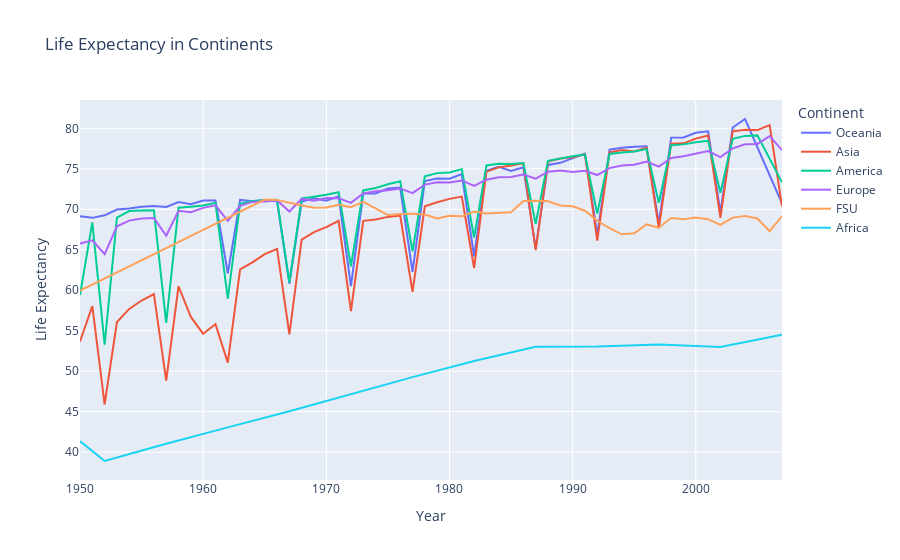

The cell this chart's notebook holds for it:
### Markdown cell above
Weird graphic.

### Code cell
fig = px.line((df.groupby(by = ['continente', 'year'], as_index = False).mean().
                sort_values('year', ascending = False, ignore_index = True)
                [['year', 'lifeExp', 'continente']]), 
            x="year", y="lifeExp", color = 'continente', title='Life Expectancy in Continents', 
            labels = {'lifeExp' : 'Life Expectancy', 'year' : 'Year', 'continente' : 'Continent'})
fig.show()

### Figure 1 — Plotly figure (JSON) as saved in the notebook; plotly's stock layout.template omitted (floating-point values rounded to 4 significant figures)
{"data": [{"hovertemplate": "Continent=Oceania<br>Year=%{x}<br>Life Expectancy=%{y}<extra></extra>", "legendgroup": "Oceania", "line": {"color": "#636efa", "dash": "solid"}, "marker": {"symbol": "circle"}, "mode": "lines", "name": "Oceania", "orientation": "v", "showlegend": true, "type": "scatter", "x": [2007, 2004, 2003, 2002, 2001, 2000, 1999, 1998, 1997, 1996, 1995, 1994, 1993, 1992, 1991, 1990, 1989, 1988, 1987, 1986, 1985, 1984, 1983, 1982, 1981, 1980, 1979, 1978, 1977, 1976, 1975, 1974, 1973, 1972, 1971, 1970, 1969, 1968, 1967, 1966, 1965, 1964, 1963, 1962, 1961, 1960, 1959, 1958, 1957, 1956, 1955, 1954, 1953, 1952, 1951, 1950], "xaxis": "x", "y": [70.73, 81.15, 80.09, 69.62, 79.63, 79.44, 78.86, 78.85, 68.26, 77.77, 77.72, 77.58, 77.36, 66.88, 76.88, 76.31, 75.73, 75.48, 65.14, 75.19, 74.72, 75.25, 74.75, 64.2, 74.35, 73.78, 73.8, 73.5, 62.25, 72.67, 72.56, 71.94, 71.94, 60.5, 71.59, 71.07, 71.34, 70.96, 60.83, 70.98, 71.13, 71, 71.15, 62.09, 71.07, 71.08, 70.62, 70.88, 70.3, 70.39, 70.33, 70.1, 69.97, 69.25, 68.94, 69.16], "yaxis": "y"}, {"hovertemplate": "Continent=Asia<br>Year=%{x}<br>Life Expectancy=%{y}<extra></extra>", "legendgroup": "Asia", "line": {"color": "#EF553B", "dash": "solid"}, "marker": {"symbol": "circle"}, "mode": "lines", "name": "Asia", "orientation": "v", "showlegend": true, "type": "scatter", "x": [2007, 2006, 2005, 2004, 2003, 2002, 2001, 2000, 1999, 1998, 1997, 1996, 1995, 1994, 1993, 1992, 1991, 1990, 1989, 1988, 1987, 1986, 1985, 1984, 1983, 1982, 1981, 1980, 1979, 1978, 1977, 1976, 1975, 1974, 1973, 1972, 1971, 1970, 1969, 1968, 1967, 1966, 1965, 1964, 1963, 1962, 1961, 1960, 1959, 1958, 1957, 1956, 1955, 1954, 1953, 1952, 1951, 1950], "xaxis": "x", "y": [70.36, 80.38, 79.78, 79.83, 79.63, 68.94, 79.1, 78.73, 78.14, 78.11, 67.66, 77.59, 77.15, 77.31, 77.03, 66.13, 76.8, 76.42, 76.27, 75.89, 64.97, 75.69, 75.41, 75.18, 74.65, 62.74, 71.57, 71.28, 70.87, 70.37, 59.81, 69.23, 69.06, 68.74, 68.57, 57.44, 68.58, 67.8, 67.18, 66.25, 54.56, 65.11, 64.46, 63.43, 62.57, 51.06, 55.82, 54.61, 56.7, 60.49, 48.84, 59.53, 58.73, 57.69, 56.08, 45.92, 58.05, 53.67], "yaxis": "y"}, {"hovertemplate": "Continent=America<br>Year=%{x}<br>Life Expectancy=%{y}<extra></extra>", "legendgroup": "America", "line": {"color": "#00cc96", "dash": "solid"}, "marker": {"symbol": "circle"}, "mode": "lines", "name": "America", "orientation": "v", "showlegend": true, "type": "scatter", "x": [2007, 2005, 2004, 2003, 2002, 2001, 2000, 1999, 1998, 1997, 1996, 1995, 1994, 1993, 1992, 1991, 1990, 1989, 1988, 1987, 1986, 1985, 1984, 1983, 1982, 1981, 1980, 1979, 1978, 1977, 1976, 1975, 1974, 1973, 1972, 1971, 1970, 1969, 1968, 1967, 1966, 1965, 1964, 1963, 1962, 1961, 1960, 1959, 1958, 1957, 1956, 1955, 1954, 1953, 1952, 1951, 1950], "xaxis": "x", "y": [73.32, 79.12, 79.06, 78.71, 72.05, 78.45, 78.28, 78.02, 77.91, 70.79, 77.43, 77.12, 77.02, 76.84, 69.46, 76.75, 76.56, 76.26, 75.98, 68.18, 75.72, 75.6, 75.62, 75.42, 66.49, 74.95, 74.53, 74.47, 74.06, 64.8, 73.45, 73.09, 72.63, 72.33, 62.97, 72.11, 71.78, 71.56, 71.36, 60.97, 71.18, 71.1, 71.01, 70.68, 58.97, 70.79, 70.47, 70.32, 70.19, 55.96, 69.88, 69.84, 69.78, 68.96, 53.28, 68.38, 59.41], "yaxis": "y"}, {"hovertemplate": "Continent=Europe<br>Year=%{x}<br>Life Expectancy=%{y}<extra></extra>", "legendgroup": "Europe", "line": {"color": "#ab63fa", "dash": "solid"}, "marker": {"symbol": "circle"}, "mode": "lines", "name": "Europe", "orientation": "v", "showlegend": true, "type": "scatter", "x": [2007, 2006, 2005, 2004, 2003, 2002, 2001, 2000, 1999, 1998, 1997, 1996, 1995, 1994, 1993, 1992, 1991, 1990, 1989, 1988, 1987, 1986, 1985, 1984, 1983, 1982, 1981, 1980, 1979, 1978, 1977, 1976, 1975, 1974, 1973, 1972, 1971, 1970, 1969, 1968, 1967, 1966, 1965, 1964, 1963, 1962, 1961, 1960, 1959, 1958, 1957, 1956, 1955, 1954, 1953, 1952, 1951, 1950], "xaxis": "x", "y": [77.3, 79.04, 78.07, 78.03, 77.53, 76.45, 77.19, 76.87, 76.56, 76.34, 75.26, 75.9, 75.5, 75.39, 75.09, 74.23, 74.75, 74.6, 74.8, 74.64, 73.78, 74.3, 74.0, 73.95, 73.66, 72.89, 73.56, 73.32, 73.34, 73.04, 71.99, 72.57, 72.35, 72.24, 71.96, 70.79, 71.37, 71.4, 71.06, 71.3, 69.73, 71.12, 70.95, 70.91, 70.43, 68.55, 70.49, 70.17, 69.65, 69.82, 66.73, 68.92, 68.87, 68.6, 67.89, 64.46, 66.16, 65.76], "yaxis": "y"}, {"hovertemplate": "Continent=FSU<br>Year=%{x}<br>Life Expectancy=%{y}<extra></extra>", "legendgroup": "FSU", "line": {"color": "#FFA15A", "dash": "solid"}, "marker": {"symbol": "circle"}, "mode": "lines", "name": "FSU", "orientation": "v", "showlegend": true, "type": "scatter", "x": [2007, 2006, 2005, 2004, 2003, 2002, 2001, 2000, 1999, 1998, 1997, 1996, 1995, 1994, 1993, 1992, 1991, 1990, 1989, 1988, 1987, 1986, 1985, 1984, 1983, 1982, 1981, 1980, 1979, 1978, 1977, 1976, 1975, 1974, 1973, 1972, 1971, 1970, 1969, 1968, 1967, 1966, 1965, 1950], "xaxis": "x", "y": [69.17, 67.29, 68.86, 69.16, 68.97, 68.08, 68.78, 68.97, 68.76, 68.92, 67.72, 68.13, 67.04, 66.91, 67.68, 68.58, 69.82, 70.37, 70.46, 70.99, 71.05, 71.01, 69.63, 69.51, 69.47, 69.71, 69.13, 69.19, 68.87, 69.35, 69.45, 69.41, 69.28, 70.11, 70.91, 70.25, 70.57, 70.22, 70.2, 70.46, 70.82, 71.16, 71.2, 59.95], "yaxis": "y"}, {"hovertemplate": "Continent=Africa<br>Year=%{x}<br>Life Expectancy=%{y}<extra></extra>", "legendgroup": "Africa", "line": {"color": "#19d3f3", "dash": "solid"}, "marker": {"symbol": "circle"}, "mode": "lines", "name": "Africa", "orientation": "v", "showlegend": true, "type": "scatter", "x": [2007, 2002, 1997, 1992, 1987, 1982, 1977, 1972, 1967, 1962, 1957, 1952, 1950], "xaxis": "x", "y": [54.5, 53.0, 53.29, 53.05, 53.03, 51.26, 49.27, 47.14, 45.06, 43.06, 41.04, 38.91, 41.36], "yaxis": "y"}], "layout": {"legend": {"title": {"text": "Continent"}, "tracegroupgap": 0}, "title": {"text": "Life Expectancy in Continents"}, "xaxis": {"anchor": "y", "domain": [0, 1], "title": {"text": "Year"}}, "yaxis": {"anchor": "x", "domain": [0, 1], "title": {"text": "Life Expectancy"}}}}
